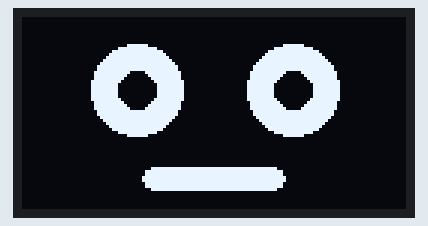
Recording of a sketch running on a simulated Arduino Uno, built with avr-gcc and run on an emulated ATmega328P. Parts: 128×64 one-colour display.

Above: at 0.1 s.

The sketch:

oled_eyes.ino
```cpp
// Cara en una pantalla OLED SSD1306 de 128x64 (I2C, 0x3C) con la biblioteca Adafruit: dos ojos y una boca.
#include <Wire.h>
#include <Adafruit_GFX.h>
#include <Adafruit_SSD1306.h>

Adafruit_SSD1306 pantalla(128, 64, &Wire, -1);

void cara() {
  pantalla.clearDisplay();
  pantalla.fillCircle(38, 24, 15, SSD1306_WHITE);   // ojo izquierdo
  pantalla.fillCircle(90, 24, 15, SSD1306_WHITE);   // ojo derecho
  pantalla.fillCircle(38, 24, 6, SSD1306_BLACK);    // pupilas
  pantalla.fillCircle(90, 24, 6, SSD1306_BLACK);
  pantalla.fillRoundRect(40, 50, 48, 8, 4, SSD1306_WHITE);   // boca
  pantalla.display();
}

void setup() {
  pantalla.begin(SSD1306_SWITCHCAPVCC, 0x3C);
  cara();
}
void loop() {}
```
